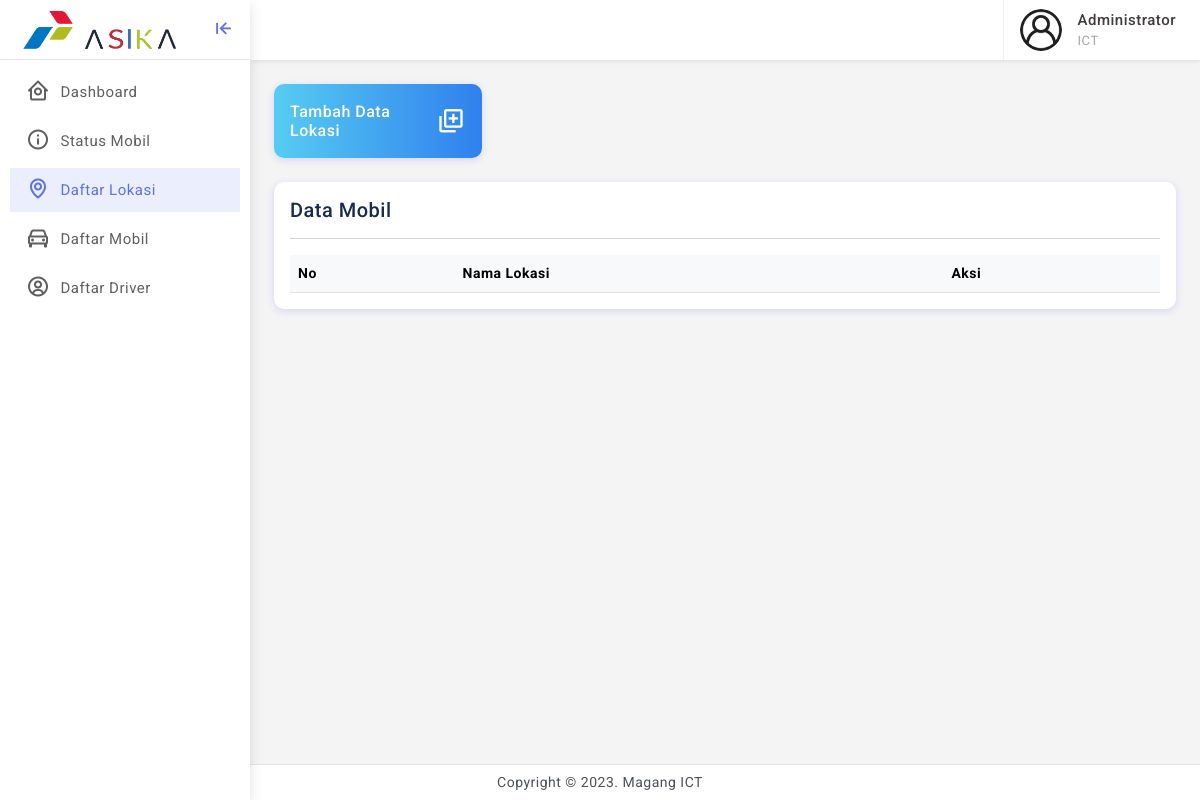
Page /dashboard/daftar-lokasi.php (signed in) on the earlier database version.
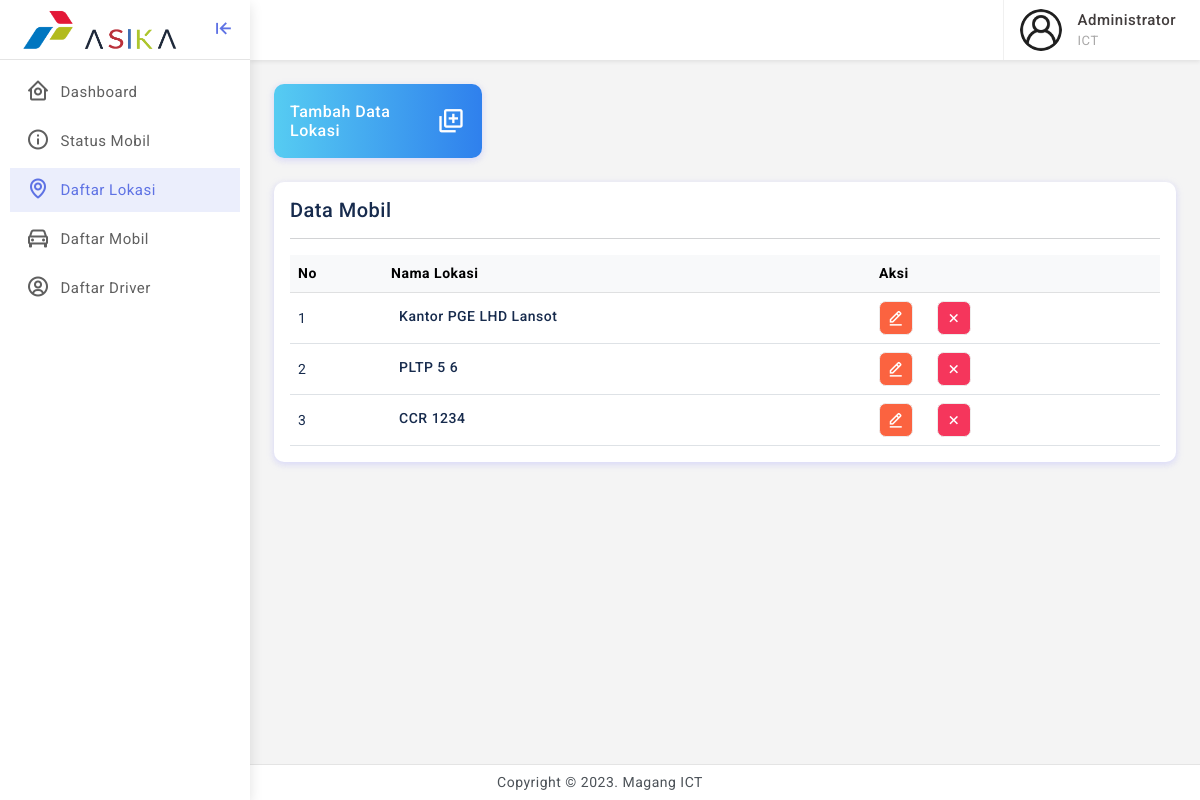
Same page on the later database version.
### tables this page shows
CREATE TABLE `tb_lokasi` (
  `id_lokasi` int(11) NOT NULL,
  `nama_lokasi` varchar(255) NOT NULL
);

### dashboard/daftar-lokasi.php (the view, shortened to what this page needs)
<?php
include "../include/koneksi.php";
include "../include/head.php";
$data = mysqli_query($koneksi, "SELECT * FROM `tb_lokasi` ORDER BY `id_lokasi` DESC")
?>
<div class="row row-cols-1 row-cols-md-2 row-cols-xl-4">
    <div class="col">
        <a href="#" data-bs-toggle="modal" data-bs-target="#tambahMobilModal">
            <div class="card radius-10 bg-gradient-blues">
                <div class="card-body">
                    <div class="d-flex align-items-center">
                        <h6 class="mb-0 text-white">Tambah Data Lokasi</h6>
                        <div class="ms-auto">
                            <i class='bx bx-add-to-queue fs-3 text-white'></i>
                        </div>
                    </div>
                </div>
            </div>
        </a>
    </div>
</div>
<div class="card radius-10">
    <div class="card-body">
        <div class="d-flex align-items-center">
            <div>
                <h5 class="mb-0">Data Mobil</h5>
            </div>
        </div>
        <hr>
        <div class="table-responsive">
            <table class="table align-middle mb-0" id="dt">
                <thead class="table-light">
                    <tr>
                        <th>No</th>
                        <th>Nama Lokasi</th>
                        <th>Aksi</th>
                    </tr>
                </thead>
                <tbody>
                    <?php
                    $no = 1;
                    foreach ($data as $d) {
                    ?>
                        <tr>
                            <td><?= $no++; ?></td>
                            <td>
                                <div class="d-flex align-items-center">
                                    <div class="ms-2">
                                        <h6 class="mb-1 font-14"><?= htmlspecialchars($d['nama_lokasi']); ?></h6>
                                    </div>
                                </div>
                            </td>
                            <td>
                                <div class="d-flex order-actions">
                                    <a href="#" class="bg bg-warning text-white" data-bs-toggle="modal" data-bs-target="#editModal<?= $no; ?>"><i class="bx bx-edit-alt"></i></a>
                                    <a href="#" class="bg bg-danger text-white  ms-4" data-bs-toggle="modal" data-bs-target="#hapusModal<?= $no; ?>"><i class="bx bx-x"></i></a>
                                </div>
                            </td>
                        </tr>
                    <?php
                    }
                    ?>
                </tbody>
            </table>
        </div>
    </div>
</div>
<?php
include "../include/foot.php";
?>

Differences in the rows shown:
added tb_lokasi: nama_lokasi "Kantor PGE LHD Lansot"
added tb_lokasi: nama_lokasi "PLTP 5 6"
added tb_lokasi: nama_lokasi "CCR 1234"
